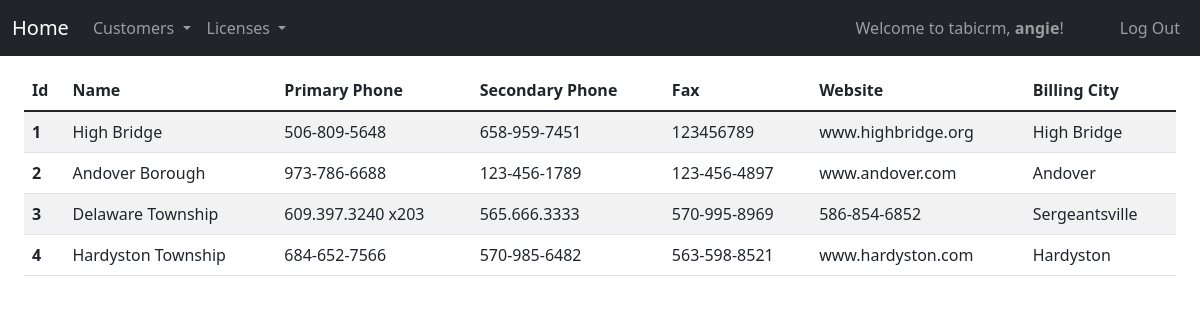
The page /all_customers (signed in) on the database as committed earlier.
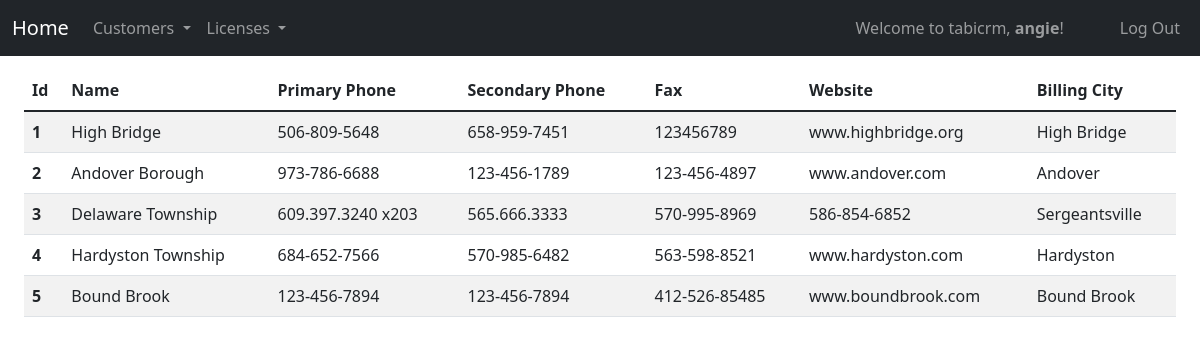
The same page on the database as committed later.
### tabicrm/models.py (models this page shows, shortened)
class Customer(models.Model):
    id = models.AutoField(primary_key=True)
    name = models.CharField(max_length=255)
    primary_phone = models.CharField(max_length=255)
    fax =  models.CharField(max_length=255, null=True, blank=True)
    secondary_phone =  models.CharField(max_length=64, null=True, blank=True)
    website = models.CharField(max_length=255, null=True, blank=True)
    notes = models.TextField(null=True, blank=True)
    billing_address_one = models.CharField(max_length=255, null=True, blank=True)
    billing_address_two = models.CharField(max_length=255, null=True, blank=True)
    billing_address_city = models.CharField(max_length=255, null=True, blank=True)
    billing_address_state = models.CharField(max_length=255, null=True, blank=True)
    billing_address_zip = models.CharField(max_length=255, null=True, blank=True)
    billing_address_country = models.CharField(max_length=255, null=True, blank=True)
    shipping_address_one = models.CharField(max_length=255, null=True, blank=True)
    shipping_address_two = models.CharField(max_length=255, null=True, blank=True)
    shipping_address_city = models.CharField(max_length=255, null=True, blank=True)
    shipping_address_state = models.CharField(max_length=255, null=True, blank=True)
    shipping_address_zip = models.CharField(max_length=255, null=True, blank=True)
    shipping_address_country = models.CharField(max_length=255, null=True, blank=True)

### tabicrm/views.py (the view)
# urls.py: path("all_customers", views.all_customers, name="all_customers"),
@login_required
def all_customers(request):
    customers = Customer.objects.all()
    return render(request,"tabicrm/all_customers.html", {"customers": customers})

### tabicrm/templates/tabicrm/all_customers.html (shortened to what this page needs)
{% extends "tabicrm/layout.html" %}
{% load static %}
{% load humanize %}
{% block body %}
<div class="container-fluid">
    <table class="table  table-striped table-responsive">
        <thead class="thead-dark">
            <tr>
                <th scope="col">Id</th>
                <th scope="col">Name</th>
                <th scope="col">Primary Phone</th>
                <th scope="col">Secondary Phone</th>
                <th scope="col">Fax</th>
                <th scope="col">Website</th>
                <th scope="col">Billing City</th>
            </tr>
        </thead>
        <tbody>
            {% for customer in customers %}
            <tr class="select-customer" id="{{customer.id}}" onclick="viewClient('{{customer.id}}')">
                <th scope=" row">{{customer.id}}</th>
                <td>{{customer.name}}</td>
                <td>{{customer.primary_phone}}</td>
                <td>{{customer.secondary_phone}}</td>
                <td>{{customer.fax}}</td>
                <td>{{customer.website}}</td>
                <td>{{customer.billing_address_city}}</td>
            </tr>
            {% endfor%}
        </tbody>
    </table>
</div>
{% endblock %}

Rows that differ between the two databases and show on the page:
added Customer: id "5", name "Bound Brook", primary_phone "123-456-7894", secondary_phone "123-456-7894", fax "412-526-85485", website "www.boundbrook.com", billing_address_city "Bound Brook"
